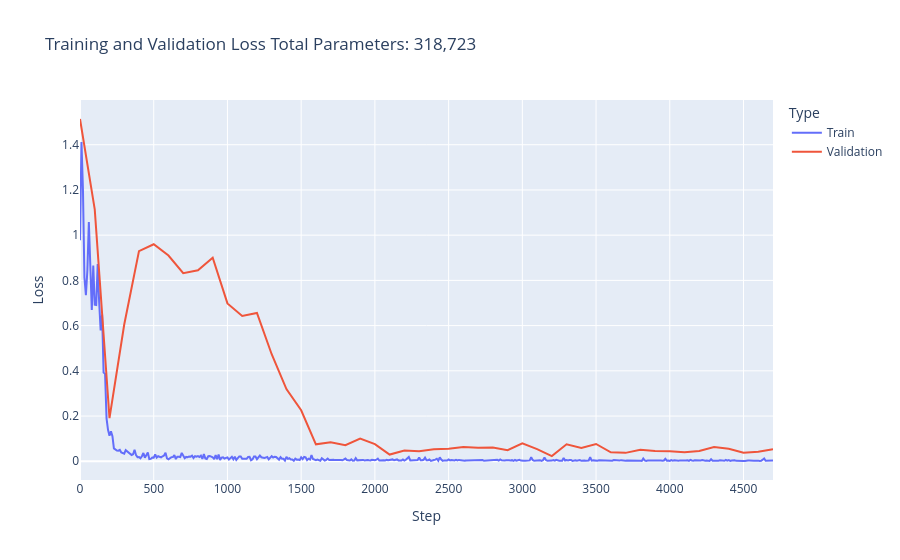

Notebook cell for this chart:
### Code cell
fig,df = create_loss_plot(train_hist, val_hist, steps_hist, total_learnable_params)
fig.show()

### Figure 1 — Plotly figure (JSON) as saved in the notebook; plotly's stock layout.template omitted (floating-point values rounded to 4 significant figures; data arrays with more than 128 entries replaced by an {"elided": "..."} marker saying what was removed)
{"data": [{"hovertemplate": "Type=Train<br>Step=%{x}<br>Loss=%{y}<extra></extra>", "legendgroup": "Train", "line": {"color": "#636efa", "dash": "solid"}, "marker": {"symbol": "circle"}, "mode": "lines", "name": "Train", "orientation": "v", "showlegend": true, "type": "scatter", "x": {"elided": "471 int values"}, "xaxis": "x", "y": {"elided": "471 float values"}, "yaxis": "y"}, {"hovertemplate": "Type=Validation<br>Step=%{x}<br>Loss=%{y}<extra></extra>", "legendgroup": "Validation", "line": {"color": "#EF553B", "dash": "solid"}, "marker": {"symbol": "circle"}, "mode": "lines", "name": "Validation", "orientation": "v", "showlegend": true, "type": "scatter", "x": [0, 100, 200, 300, 400, 500, 600, 700, 800, 900, 1000, 1100, 1200, 1300, 1400, 1500, 1600, 1700, 1800, 1900, 2000, 2100, 2200, 2300, 2400, 2500, 2600, 2700, 2800, 2900, 3000, 3100, 3200, 3300, 3400, 3500, 3600, 3700, 3800, 3900, 4000, 4100, 4200, 4300, 4400, 4500, 4600, 4700], "xaxis": "x", "y": [1.514, 1.114, 0.1909, 0.6048, 0.9297, 0.96, 0.9098, 0.8316, 0.8448, 0.9, 0.6981, 0.6427, 0.6557, 0.4735, 0.3194, 0.2256, 0.07491, 0.0841, 0.07146, 0.1008, 0.07604, 0.02968, 0.04733, 0.04417, 0.05307, 0.05522, 0.06279, 0.05952, 0.06054, 0.04889, 0.07984, 0.05357, 0.0232, 0.07532, 0.05941, 0.07649, 0.03946, 0.0372, 0.05078, 0.0452, 0.04386, 0.04003, 0.04548, 0.0627, 0.05563, 0.03754, 0.04179, 0.05354], "yaxis": "y"}], "layout": {"legend": {"title": {"text": "Type"}, "tracegroupgap": 0}, "title": {"text": "Training and Validation Loss\nTotal Parameters: 318,723"}, "xaxis": {"anchor": "y", "domain": [0, 1], "title": {"text": "Step"}}, "yaxis": {"anchor": "x", "domain": [0, 1], "title": {"text": "Loss"}}}}
